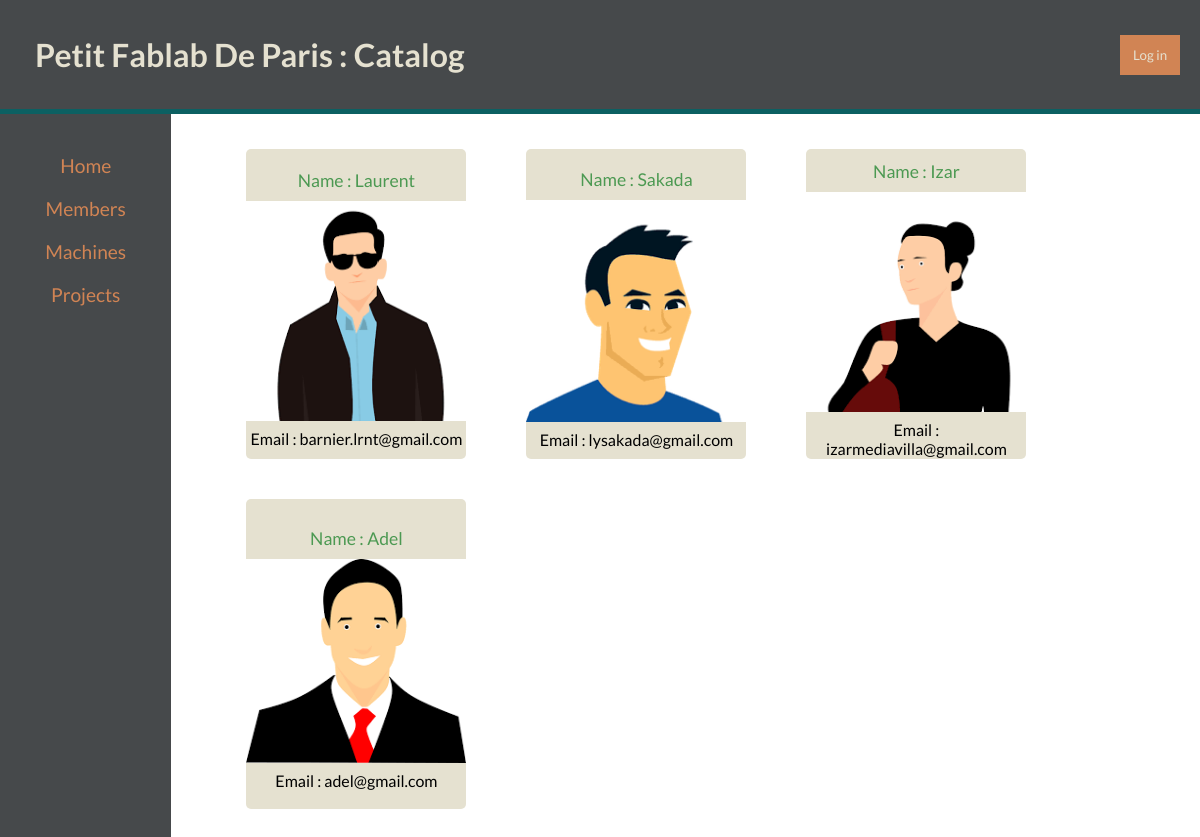
The page /catalog/members on the database its author committed.
### setup_database.py (models this page shows)
class Member(Base):
    __tablename__ = 'member'
    id = Column(Integer, primary_key=True)
    name = Column(String(250), nullable=False)
    email = Column(String(250), nullable=False)
    inscription_date = Column(String(250)) #DD/MM/YY
    picture = Column(String(250), default="blank_user.gif")

### catalog.py (the view)
@app.route('/catalog/members')
def show_members():
    session = DBSession()
    members = session.query(Member).all()
    session.close()
    return render_template('members.html', members=members)

### templates/members.html
{% extends "main.html" %}
{% block content %}
<div class="wrapper content__container">
  {% for member in members %}
    <div class="card">
      <a href="{{url_for('show_member', member_id=member.id)}}">
        <div class="card__primary_element">Name : {{member.name}} </div>
        <img class="card__picture" src="{{ url_for('static', filename='avatar/'+member.picture)}}">
        <div>Email : {{member.email}}</div>
      </a>
    </div>
  {% endfor %}
</div>
{% endblock %}

### static/styles.css (style rules this page uses)
* { margin:0px; padding:0px; font-family:'Lato', sans-serif; }
html { height:100%; }
body { position:absolute; width:100%; height:100%; }
a { color:inherit; text-decoration:none; }
.wrapper { margin : 10px 30px; padding:15px; }
.content__container { display:flex; flex-direction: row; flex-wrap: wrap; justify-content: flex-start; }
.card { display:flex; flex-direction: column; justify-content: space-around; align-items: stretch; width:220px; height:310px; text-align:center; margin:10px 30px 30px 30px; border-radius:5px; background-color:#E5E1D0; }
.card__primary_element { padding:10px; margin:0px auto; color:#4C9952; font-size: 1.1rem; }
.card__picture { width:100%; height:auto; margin-bottom:5px; }

### rows shown on the page
Member: name "Laurent", picture (picture), email "barnier.lrnt@gmail.com"
Member: name "Sakada", picture (picture), email "lysakada@gmail.com"
Member: name "Izar", picture (picture), email "izarmediavilla@gmail.com"
Member: name "Adel", picture (picture), email "adel@gmail.com"
